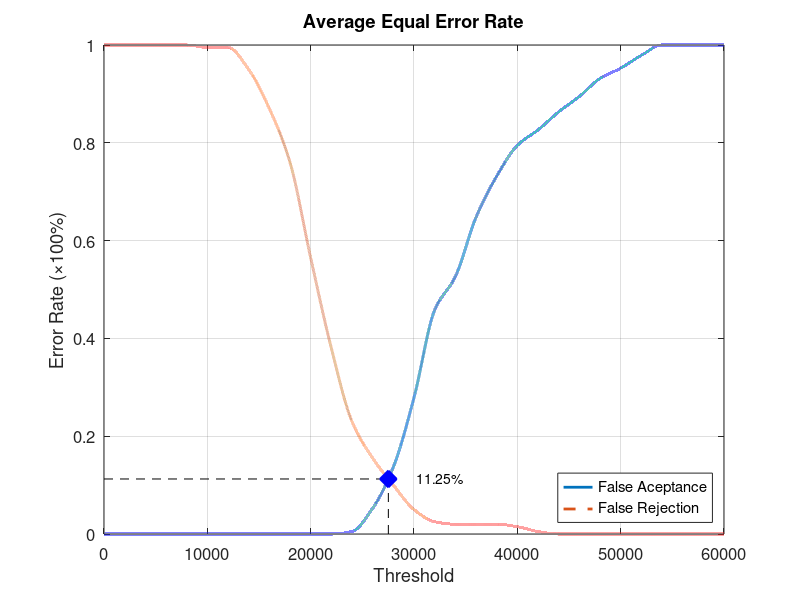
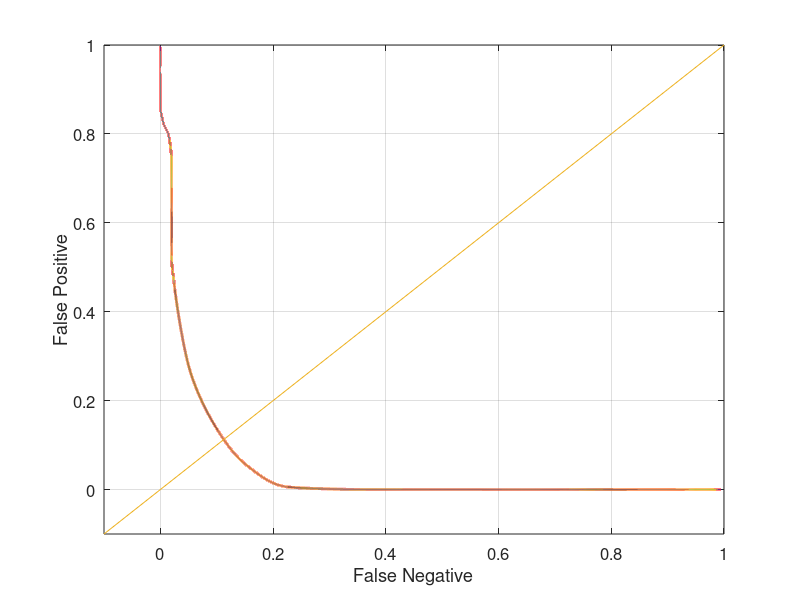

The MATLAB source for these figures, in order:
function yEER = Database4_3
close all;
clear;
clc;
x = 0:2000:60000;
xq = 0:0.5:60000;

y0 = [0 0 0 0 0 0 0 0 0 0 0 0 0.00526316 0.0526316 0.136842 0.278947 0.457895 0.526316 0.647368 0.731579 0.794737 0.826316 0.863158 0.894737 0.931579 0.952632 0.978947 1 1 1 1];
yy0 = interp1(x, y0, xq, 'pchip');
y1 = [1 1 1 1 1 0.995 0.995 0.95 0.87 0.76 0.565 0.38 0.23 0.155 0.1 0.05 0.025 0.02 0.02 0.02 0.015 0.005 0 0 0 0 0 0 0 0 0];
yy1 = interp1(x, y1, xq, 'pchip');

% Calculating EER: 
y2 = abs(y0 - y1);
find(y2 == min(y2))
yy2 = abs(yy0 - yy1);
xEER = find(yy2 == min(yy2));
xEERIndex = xq(xEER) % X-axis EER
yEER = yy0(xEER) % Y-axis EER

main = figure
plot(xq, yy0,'-','LineWidth', 2);	hold on
plot(xq, yy1,'--','LineWidth', 2);	hold on
plot([xEERIndex xEERIndex], [0 yEER], 'k--');	hold on
plot([0 xEERIndex], [yEER yEER], 'k--');	hold on
plot(xEERIndex, yEER, 'bx', 'LineWidth', 10);	hold on
text(xEERIndex + 10 * xEERIndex / 100, yEER, [num2str(round((10000 * yEER)) / 100) '%'])
legend('False Aceptance', 'False Rejection', 'Location', 'SouthEast')
xlabel('Threshold')
ylabel('Error Rate (\times100%)')
title('Average Equal Error Rate')
set(gca, 'FontSize', 12)
axis([0 60000 0 1])
grid on

print(main, 'Database4_3Main', '-dpng');
FNRxFPR = figure('Color', [1 1 1]);
plot(yy1, yy0, '-', yy1, yy0, 'LineWidth', 2);
hold on
y = -0.1:0.1:1
plot(y, y); 
set(gca, 'FontSize', 12)
xlabel('False Negative')
ylabel('False Positive')
axis([-0.1 1 -0.1 1])
set(gca, 'FontSize', 12)
grid on

print(FNRxFPR, 'Database4_3FNRxFPR','-dpng');
end
